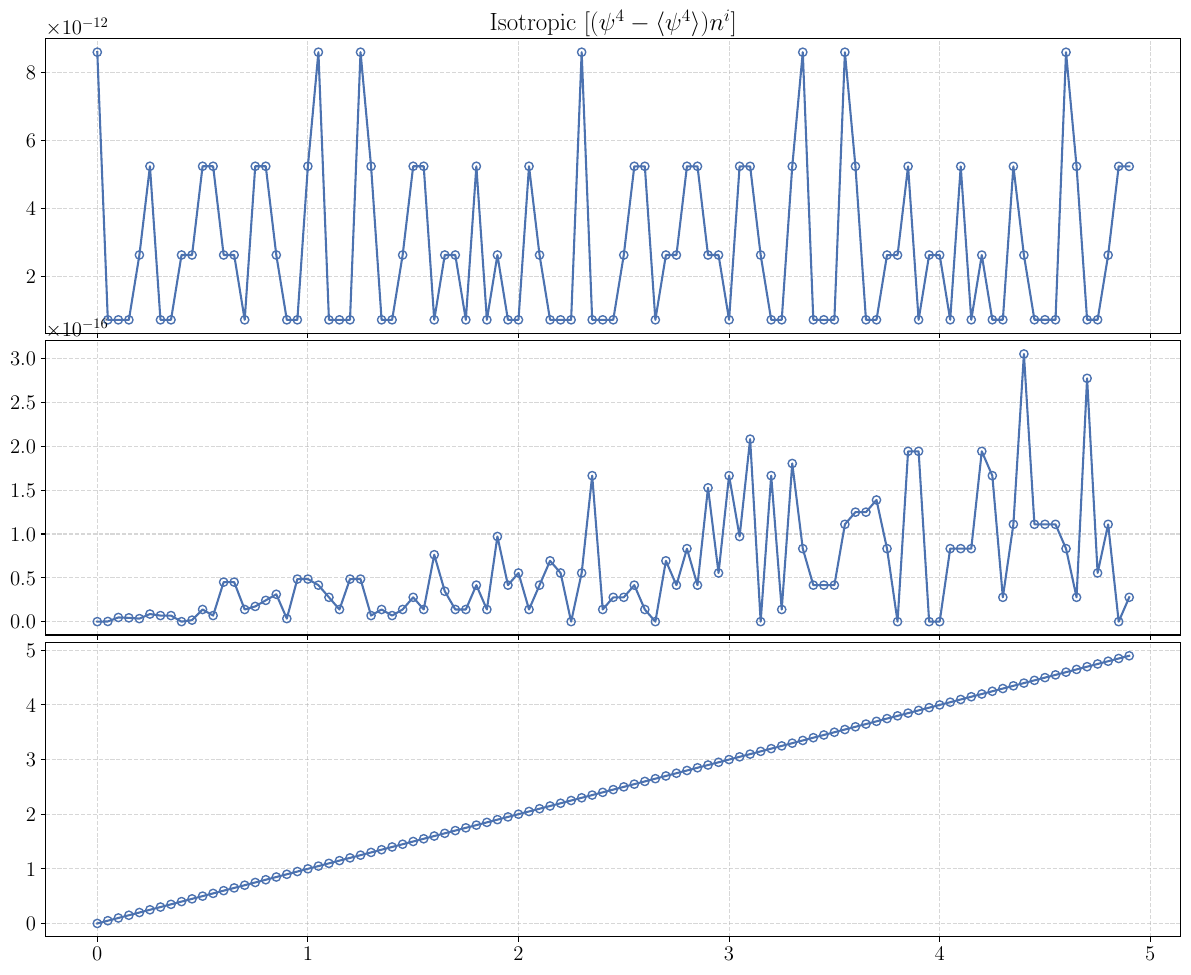

This chart was generated by the following Python code:
# type: ignore
import numpy as np
import matplotlib.pyplot as plt
from cycler import cycler
import h5py

colors = ['#4c72b0', '#55a868', '#c44e52', '#8172b3', '#937860', '#da8bc3', '#8c8c8c', '#ccb974', '#64b5cd']
markers = ['o', '^', 's', 'v', 'D', '<', '>', '*', '+']
plt.rcParams.update({
	'text.usetex' : True,
	'font.family' : 'serif',
	'font.serif' : ['Computer Modern Serif'],
	'font.size': 15,
	'axes.prop_cycle': cycler('color', colors) +
                     cycler('marker', markers) +
										 cycler('markerfacecolor', ['none'] * len(colors))
})

distance_fixed = 100000
L_fixed = 1
P_fixed = 12

def get_test_residuals(dir):
  residuals = []

  for i, dir in enumerate([dir]):
    print(dir)

    z_shifts = []
    centers_of_mass_x = []
    centers_of_mass_y = []
    centers_of_mass_z = []

    center_of_mass_entries = np.genfromtxt(f'{dir}/Test_CenterOfMass.output', delimiter=',')

    for row in range(len(center_of_mass_entries)):
      distance, L, P, center_of_mass_x, center_of_mass_y, center_of_mass_z, z_shift = center_of_mass_entries[row]

      if distance != distance_fixed or L != L_fixed or P != P_fixed:
        continue
      
      # if center_of_mass_x == 0.0 or center_of_mass_y == 0.0 or center_of_mass_z == 0.0:
      #   print(f'\tSkipped {distance} due to 0.0 value')
      #   continue

      z_shifts.append(z_shift)
      centers_of_mass_x.append(np.abs(center_of_mass_x))
      centers_of_mass_y.append(np.abs(center_of_mass_y))
      centers_of_mass_z.append(np.abs(center_of_mass_z))
      # centers_of_mass_z.append(center_of_mass_z)
    
    # centers_of_mass_z = np.array(centers_of_mass_z)
    # centers_of_mass_z -= centers_of_mass_z[-1]
    # centers_of_mass_z = np.abs(centers_of_mass_z[:-1])
    
    residuals.append({
      'z_shifts': z_shifts,
      'centers_of_mass_x': centers_of_mass_x,
      'centers_of_mass_y': centers_of_mass_y,
      'centers_of_mass_z': centers_of_mass_z,
    })

  return residuals

fig, axes = plt.subplots(3, 1, squeeze=True)
# axes = np.transpose(axes)
# col = 0

def plot(title, residuals):
  global col
  # ax1, ax2, ax3 = axes[col]
  ax1, ax2, ax3 = axes
  # col += 1

  ax1.set_title(title)

  for i, label in enumerate([r'$C_0^z=0.1$']):
    distances = residuals[i]['z_shifts']
    ax1.plot(distances[:-1], residuals[i]['centers_of_mass_x'][:-1], label=label, color=colors[i], marker=markers[i])
    ax2.plot(distances[:-1], residuals[i]['centers_of_mass_y'][:-1], label=label, color=colors[i], marker=markers[i])
    ax3.plot(distances[:-1], residuals[i]['centers_of_mass_z'][:-1], label=label, color=colors[i], marker=markers[i])

plot(
  r'Isotropic [$(\psi^4 - \langle \psi^4 \rangle) n^i$]',
  get_test_residuals('./data/isotropic_varying_shift')
)

for ax in axes.flatten():
  # ax.set_xscale('log')
  # ax.set_yscale('log')
  ax.grid('on', linestyle='--', alpha=0.5)

# # Remove x tick labels
# for ax in axes[:,:-1].flatten():
#   ax.set_xticklabels([])

# # Add x axis labels
# for bottom_ax in np.transpose(axes)[-1]:
#   bottom_ax.set_xlabel(r'$R$')

# # Add y axis labels
# axes[0,0].set_ylabel(r'$\Bigg| C_{CoM}^x \Bigg|$')
# axes[0,1].set_ylabel(r'$\Bigg| C_{CoM}^y \Bigg|$')
# axes[0,2].set_ylabel(r'$\Bigg| C_{CoM}^z \Bigg|$')

# # Add legend to one axis
# axes[0, 0].legend()

fig.set_size_inches(12,10)
plt.tight_layout()
plt.subplots_adjust(wspace=0.275, hspace=0.025)

fig.savefig(f'CoM_vs_shift.pdf', format='pdf', bbox_inches='tight')

plt.show()
